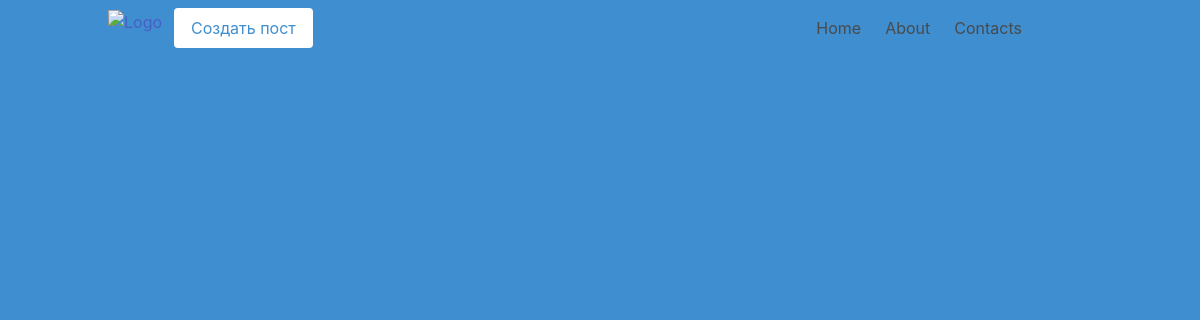
The app's page /comments/12, older data.
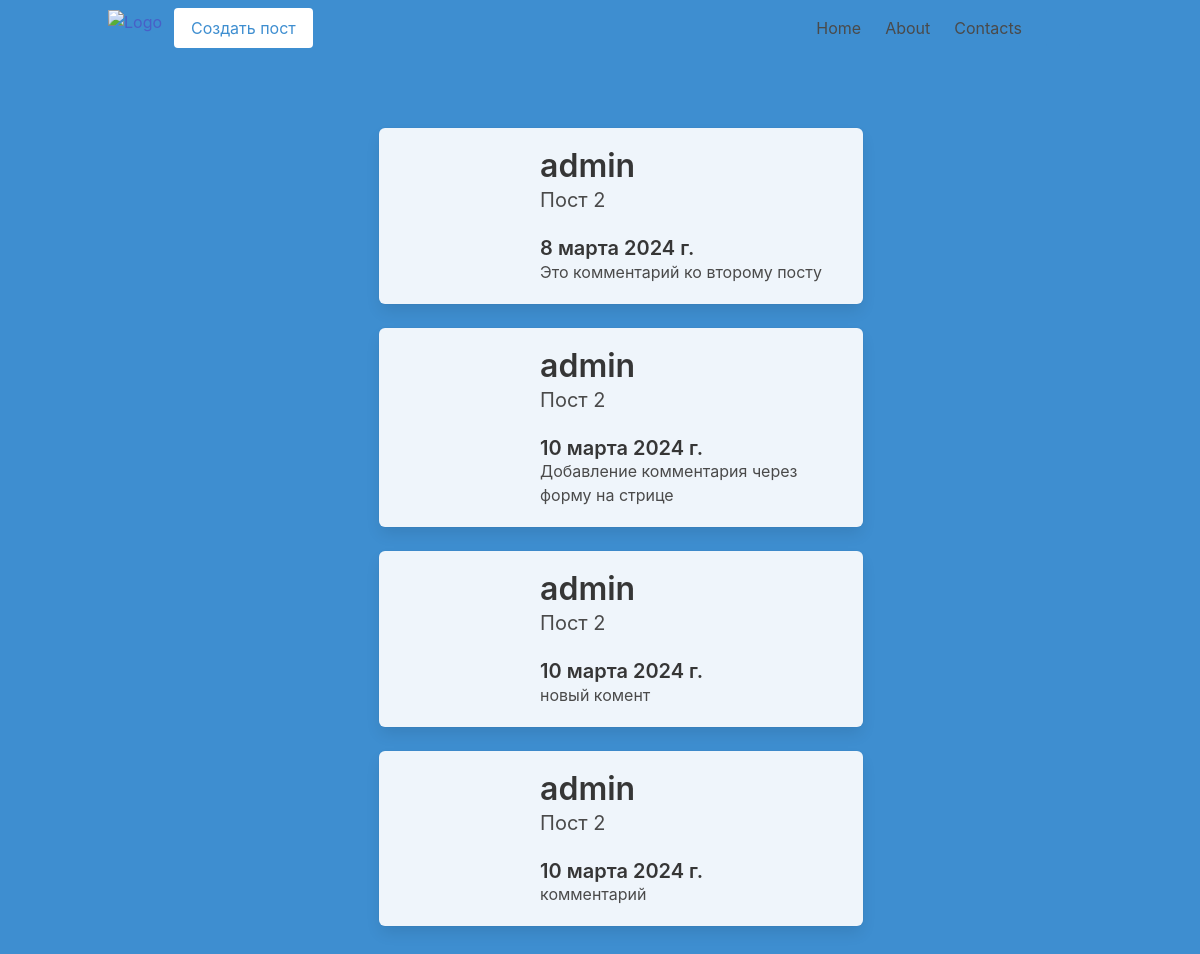
The same page, newer data.
### app/models.py (models this page shows, shortened)
class Comments(models.Model):
    post = models.ForeignKey(Post, on_delete = models.CASCADE)
    user = models.ForeignKey(User, on_delete = models.CASCADE)
    body = models.TextField()
    date = models.DateField(auto_now_add = True)

class Post(models.Model):
    def __str__(self):
        return self.title
    title = models.CharField(max_length = 255)
    content = models.TextField()
    slug = models.SlugField(unique = True)
    date_created = models.DateField(auto_now_add = True)
    update_at = models.DateTimeField(auto_now = True)
    author = models.ForeignKey(User, on_delete = models.CASCADE, null = True)

### app/views.py (the view)
# urls.py: path("comments/<str:post>", views.comments, name="comments"),
def comments(request, post):
    list_comm = Comments.objects.filter(post__id = post)
    return render(request, "app/comments.html", {"comments":list_comm})

### app/templates/app/comments.html (shortened to what this page needs)
{% extends 'layout.html' %}
{% block content %}
<div class="is-centered " style="margin-left: 30%;">
    <div class="columns">
        {%for i in comments%}
        <div class="author is-centered">
            <div class="column ">
                <div class="box has-background-info-light">
                    <div class="columns">
                        <div class="column is-3">
                        </div>
                        <div class="column ml-5">
                            <div class="title is-3 is-space">
                                {{i.user}}
                            </div>
                            <div class="subtitle">
                                {{i.post}}
                            </div>
                            <div class="content">
                                <div class="title is-5"> {{i.date}}</div>
                                {{i.body}}
                            </div>
                        </div>
                    </div>
                </div>
            </div>
            {% endfor %}
        </div>
    </div>
    {% endblock %}

Row changes from the older to the newer data that the page shows:
added Comments: user "admin", post "Пост 2", date "8 марта 2024 г.", body "Это комментарий ко второму посту"
added Comments: user "admin", post "Пост 2", date "10 марта 2024 г.", body "Добавление комментария через форму на стрице"
added Comments: user "admin", post "Пост 2", date "10 марта 2024 г.", body "новый комент"
added Comments: user "admin", post "Пост 2", date "10 марта 2024 г.", body "комментарий"
